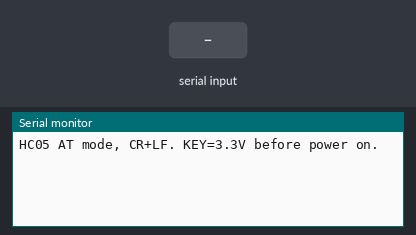
Bench run of a sketch on a simulated Arduino Uno, built with avr-gcc and run on an emulated ATmega328P. On the bench: the last lines printed to the serial monitor. The inputs (shaded band) are chosen by the test bench.

Above: at 1.2 s.
1.3 s: "1" received over the second serial link
At 1.7 s:
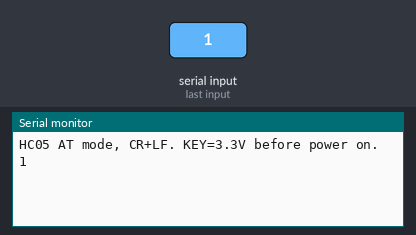
2.8 s: "0" received over the second serial link
At 4.0 s:
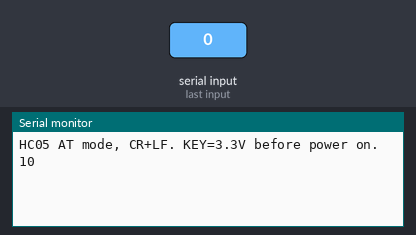

The sketch:

5.1_AT_Bridge.ino
```cpp
#include <SoftwareSerial.h>
SoftwareSerial bluetooth(10,11); // HC-05 TX -> D10; D11 -> divider -> HC-05 RX
void setup(){Serial.begin(9600);bluetooth.begin(38400);Serial.println("HC05 AT mode, CR+LF. KEY=3.3V before power on.");}
void loop(){while(Serial.available())bluetooth.write(Serial.read());while(bluetooth.available())Serial.write(bluetooth.read());}
```

Measured:
- after the input at 1.3 s, the serial monitor: prints a new line at once (image 1)
- after the input at 2.8 s, the serial monitor: prints a new line at once (image 2)
